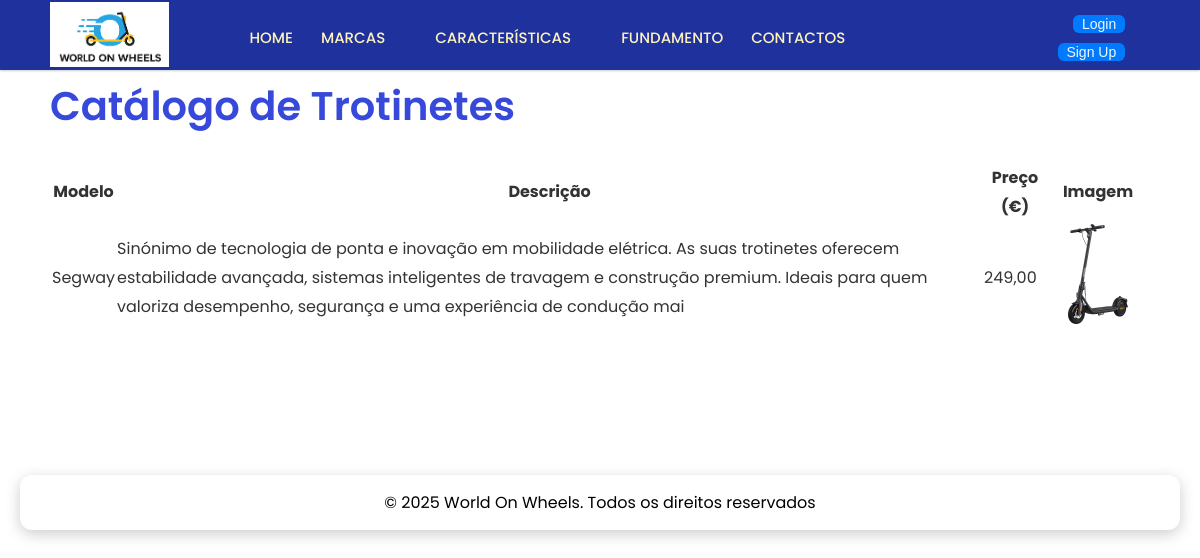
Page /urbanglidecatalog.php?m=3 on the committed database.
### tables this page shows
CREATE TABLE `trotinetes` (
  `id_trotinete` int(100) NOT NULL,
  `modelo` varchar(100) NOT NULL,
  `descricao` varchar(255) NOT NULL,
  `preco` float NOT NULL,
  `imagem` varchar(255) NOT NULL,
  `id_marca` int(11) NOT NULL
);

### ligaDados.php (called while the page is built, shortened)
<?php
class ligaDados {
    private $servidor = 'localhost';
    private $dbnome = 'dbwow';
    private $user = 'root';
    private $pass = '';
    public function __construct() {
        try {
            $this->liga = new PDO(
                'mysql:host=' . $this->servidor . ';dbname=' . $this->dbnome,
                $this->user,
                $this->pass,
                array(PDO::MYSQL_ATTR_INIT_COMMAND => "SET NAMES utf8")
            );
        } catch (PDOException $e) {
            echo 'ERRO: ' . $e->getMessage();
            die();
        }
    }
}
?>

### urbanglidecatalog.php (the view, shortened to what this page needs)
<?php
include('ligaDados.php');
$db = new ligaDados();
$marca_id = isset($_GET['m']) ? intval($_GET['m']) : 0;
$sql = "SELECT * FROM trotinetes WHERE id_marca = :id_marca";
$stmt = $db->liga->prepare($sql);
$stmt->bindParam(':id_marca', $marca_id, PDO::PARAM_INT);
$stmt->execute();
$result = $stmt->fetchAll(PDO::FETCH_ASSOC);
?>
<!DOCTYPE html>
<html lang="pt">
<head>
    <link rel="stylesheet" href="style.css">
</head>
<body>
<?php include('navegador.php'); ?>
<section>
    <h1>Catálogo de Trotinetes</h1>
    <?php if (count($result) > 0): ?>
        <table>
            <thead>
                <tr>
                    <th>Modelo</th>
                    <th>Descrição</th>
                    <th>Preço (€)</th>
                    <th>Imagem</th>
                </tr>
            </thead>
            <tbody>
                <?php foreach ($result as $row): ?>
                    <tr>
                        <td><?= htmlspecialchars($row['modelo']) ?></td>
                        <td><?= htmlspecialchars($row['descricao']) ?></td>
                        <td><?= number_format($row['preco'], 2, ',', '.') ?></td>
                        <td><img src="<?= htmlspecialchars($row['imagem']) ?>" alt="Imagem da trotinete" width="100"></td>
                    </tr>
                <?php endforeach; ?>
            </tbody>
        </table>
    <?php else: ?>
        <p>Nenhuma trotinete encontrada para este modelo.</p>
    <?php endif; ?>
</section>
   <footer>
   <div class="textFooter">
    <p>© 2025 World On Wheels. Todos os direitos reservados</p>
  </div>
  </footer>
</body>
</html>

### style.css (style rules this page uses)
* { margin: 0; padding: 0; box-sizing: border-box; font-family: 'Poppins', sans-serif; }
body { min-height: 100vh; }
section { max-width: 900px; padding: 40px 20px; font-family: 'Segoe UI', sans-serif; color: #333; line-height: 1.8; margin-top: 70px; margin-left: auto; margin-right: auto; max-width: 1250px; width: 100%; padding-top: 0px; padding-left: 50px; padding-right: 50px; padding-bottom: 70px; }
section h1 { font-size: 40px; color: #3749db; font-weight: 600; margin-bottom: 20px; }
footer { position: relative; overflow: hidden; text-align: center; padding: 20px; transition: all 0.4s ease; }
.textFooter { margin-top: 50px; max-width: 100%; border-radius: 12px; box-shadow: 0 4px 15px rgba(0, 0, 0, 0.2); z-index: 2; position: relative; background-color: white; padding: 15px; }

### rows in the picture
trotinetes: modelo "Segway", descricao "Sinónimo de tecnologia de ponta e inovação em mobilidade elétrica. As suas trotinetes oferecem estabilidade avançada, sistemas inteligentes de travagem e construção premium. Ideais para quem valoriza desempenho, segurança e uma experiência de condução mai", preco "249,00"
